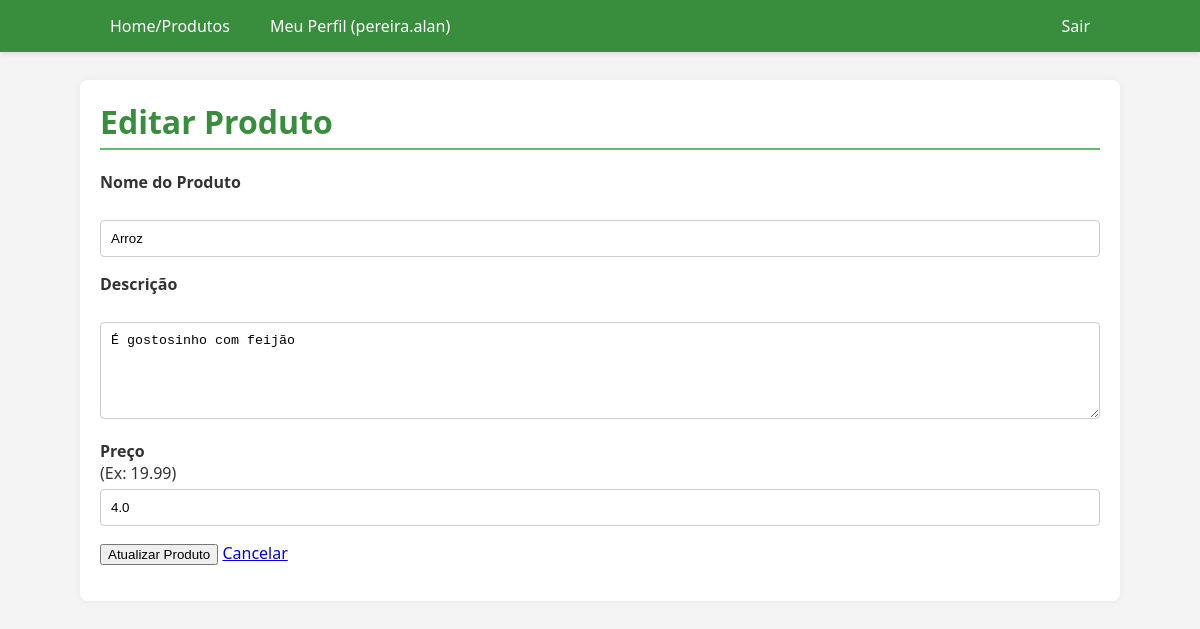
The page /products/edit/2 (signed in) on the database as committed earlier.
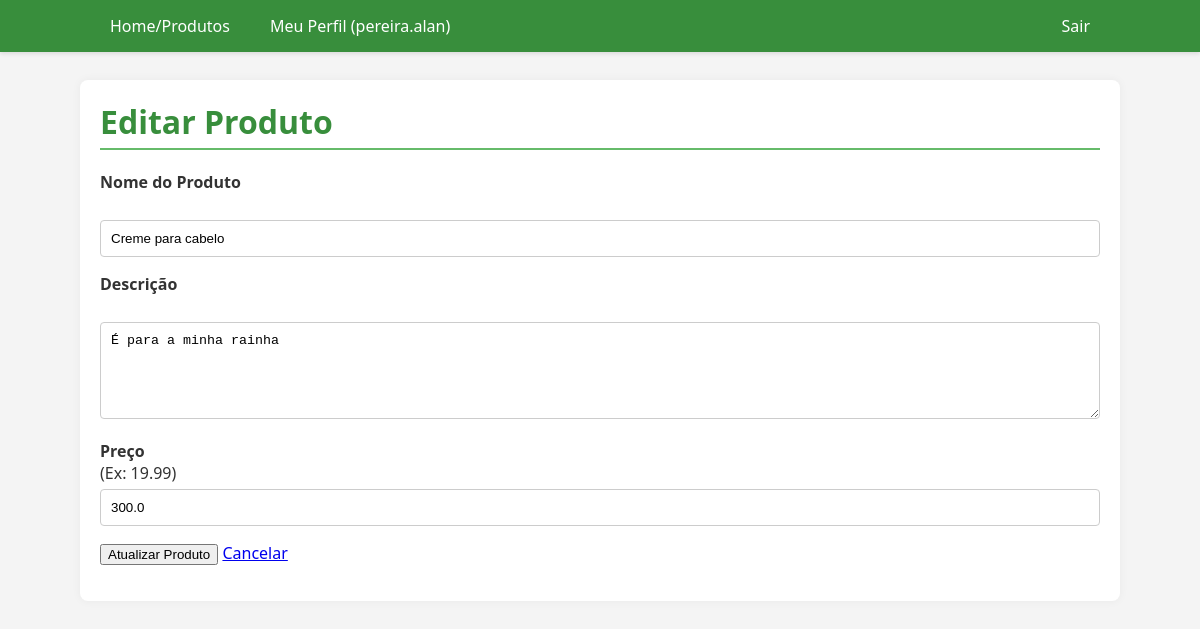
The same page on the database as committed later.
### models/product.py (models this page shows, shortened)
class Product(db.Model):
    __tablename__ = 'products'
    id = db.Column(db.Integer, primary_key=True)
    name = db.Column(db.String(100), nullable=False)
    description = db.Column(db.Text)
    price = db.Column(db.Float, nullable=False)
    user_id = db.Column(db.Integer, db.ForeignKey('users.id'), nullable=False)

### controllers/product_controller.py (the view)
@product_bp.route('/edit/<int:product_id>', methods=['GET', 'POST'])
@login_required
def edit_product(product_id):
    product = Product.query.get_or_404(product_id)
    if product.owner != current_user:
        flash('Você não tem permissão para editar este produto.', 'danger')
        return redirect(url_for('product.list_products'))
    form = ProductForm(obj=product) # Preenche o formulário com os dados do produto (GET)
    if form.validate_on_submit():
        form.populate_obj(product)
        db.session.commit()
        flash(f'Produto "{product.name}" atualizado com sucesso!', 'success')
        return redirect(url_for('product.list_products'))
    return render_template('products/edit.html', form=form, product_id=product.id)

### forms.py
class ProductForm(FlaskForm):
    name = StringField('Nome do Produto', validators=[DataRequired(), Length(min=2, max=100)])
    description = TextAreaField('Descrição', validators=[Length(max=500)])
    price = FloatField('Preço', validators=[
        DataRequired(),
        NumberRange(min=0.01, message='O preço deve ser maior que zero.')
    ])
    submit = SubmitField('Salvar Produto')

### auth/utils.py (called while the page is built)
@login_manager.user_loader
def load_user(user_id):
    if user_id is not None:
        return User.query.get(int(user_id))
    return None

### templates/products/edit.html (shortened to what this page needs)
{% extends "base.html" %}
{% block content %}
    <h1>Editar Produto</h1>
    <form method="POST" action="{{ url_for('product.edit_product', product_id=product_id) }}">
        <p>
            {{ form.name.label }}<br>
            {{ form.name(size=50) }}
        </p>
        <p>
            {{ form.description.label }}<br>
            {{ form.description(rows=5, cols=50) }}
        </p>
        <p>
            {{ form.price.label }} (Ex: 19.99)<br>
            {{ form.price(size=10) }}
        </p>
        <p>
            {{ form.submit(value='Atualizar Produto') }} <a href="{{ url_for('product.list_products') }}">Cancelar</a>
        </p>
    </form>
{% endblock %}

Rows that differ between the two databases and show on the page:
changed Product: name "Arroz" → "Creme para cabelo"; description "É gostosinho com feijão" → "É para a minha rainha"; price "4.0" → "300.0"
